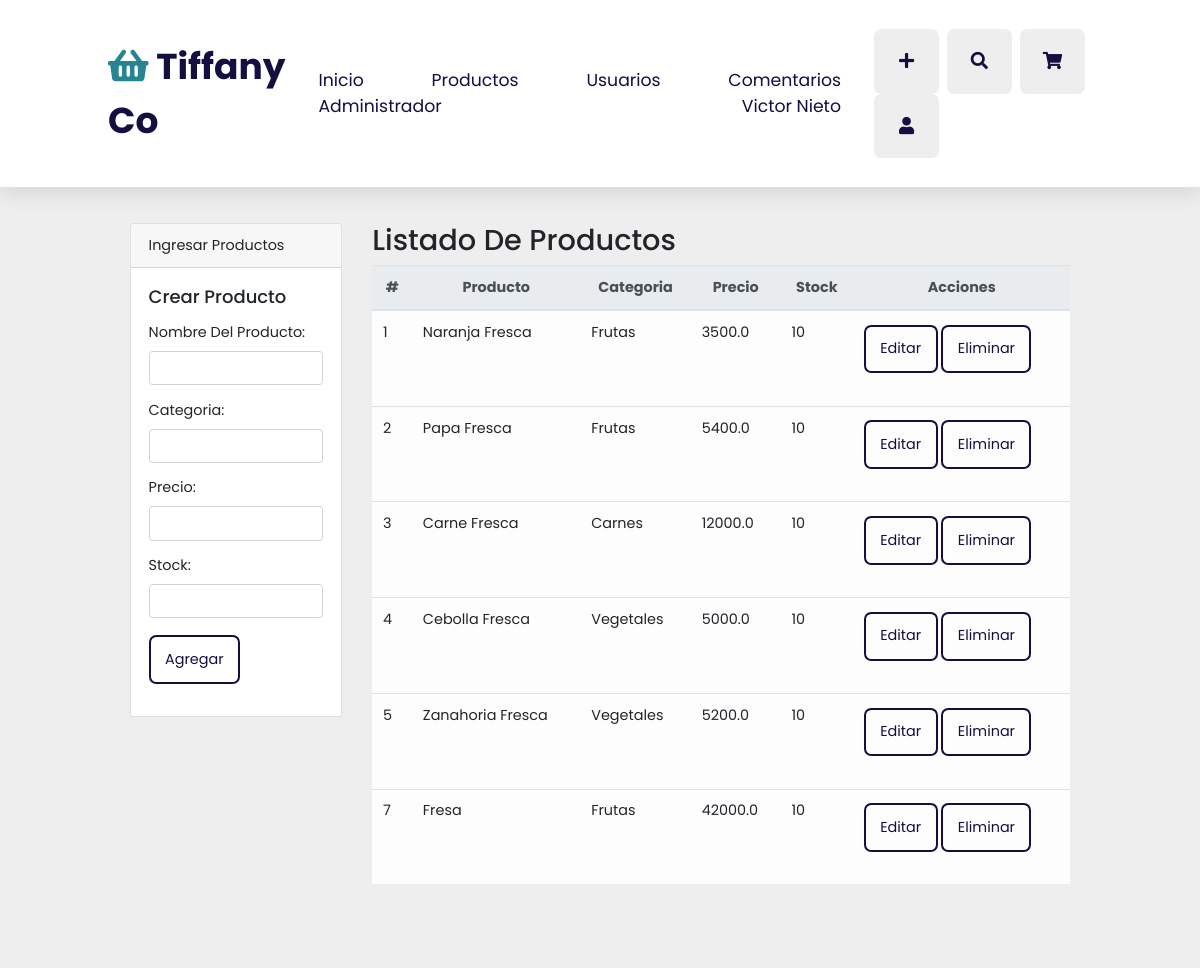
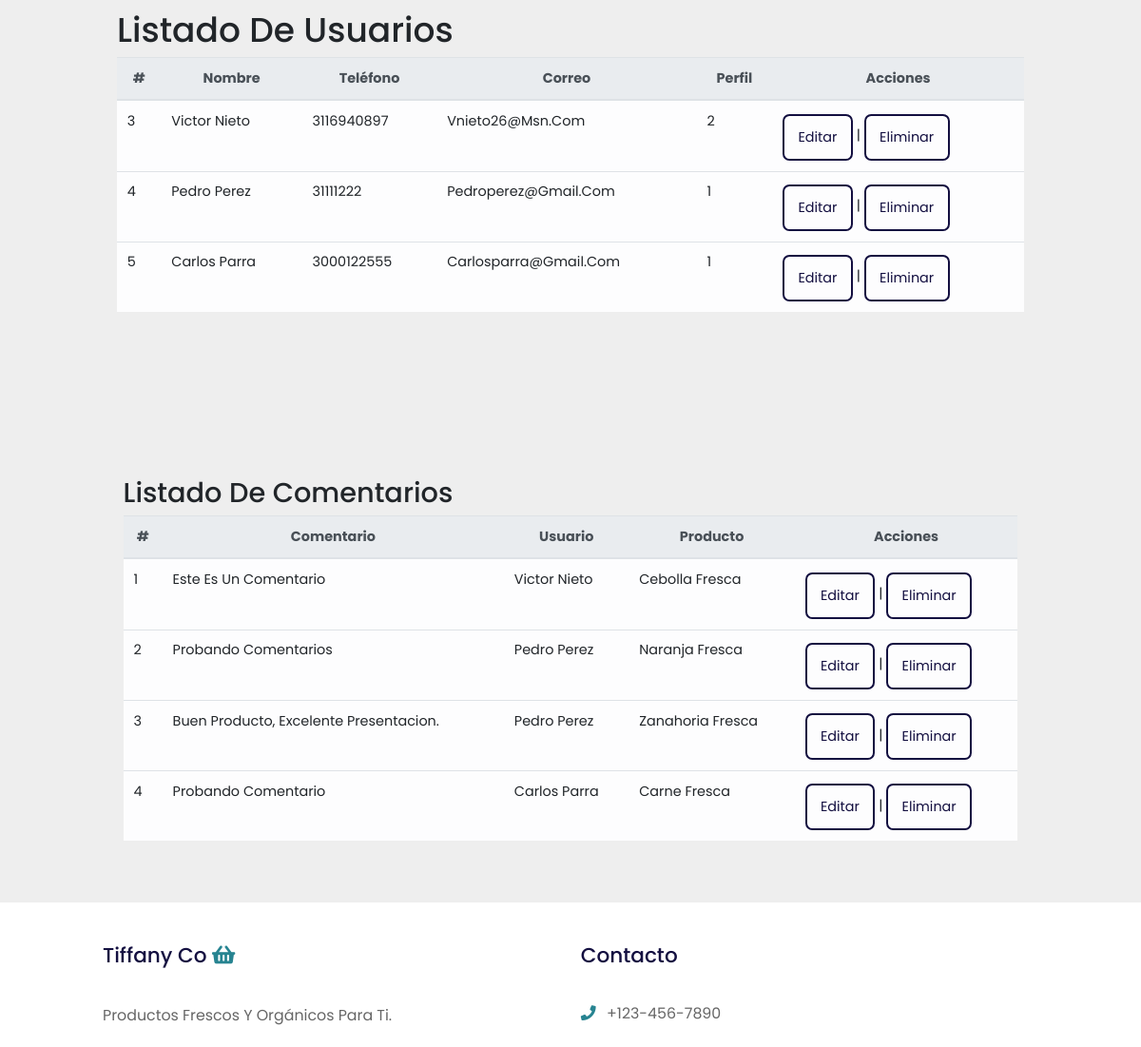
The page /home (signed in, upper part) on the database as committed earlier (2 pictures, top to bottom).
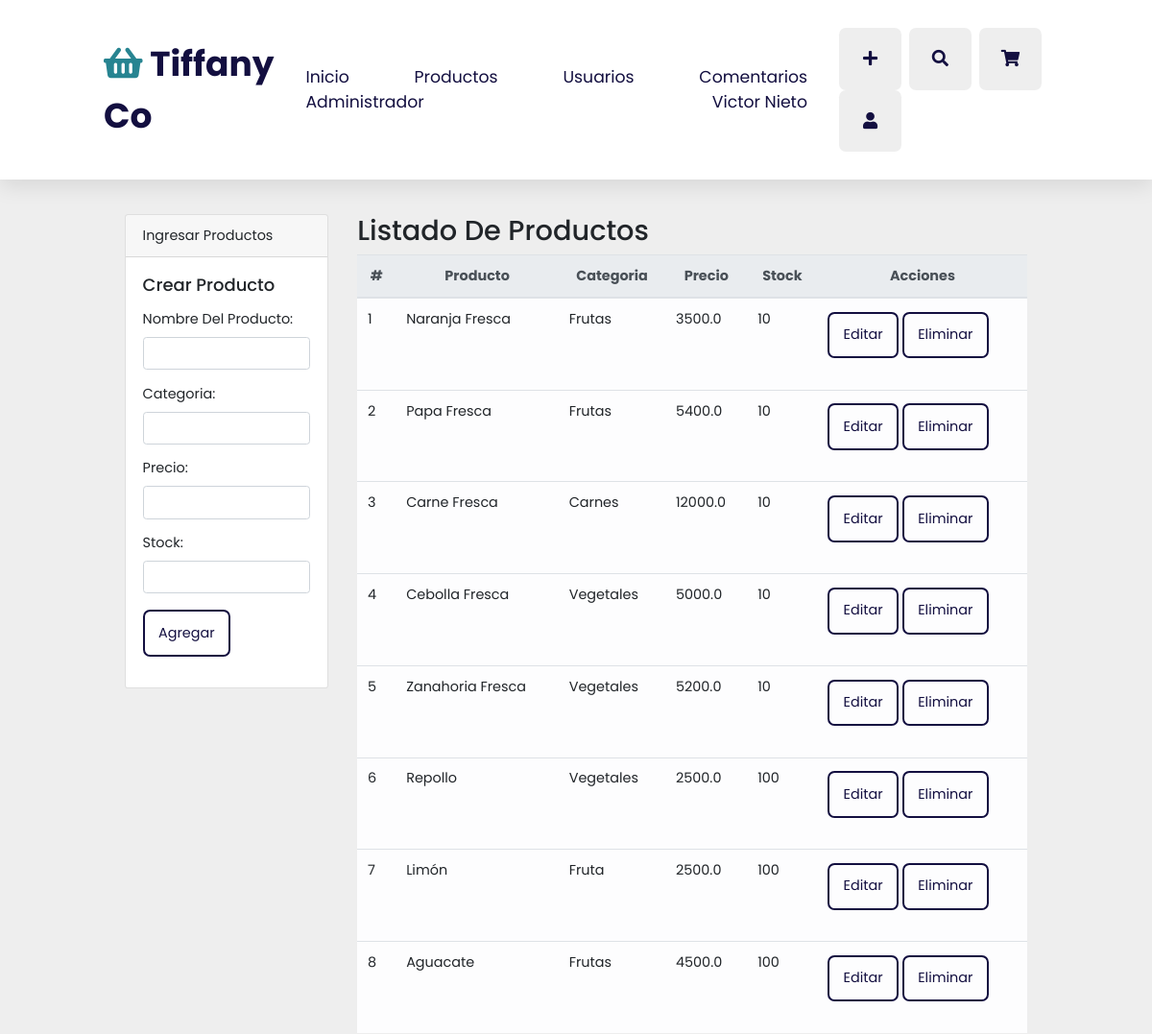
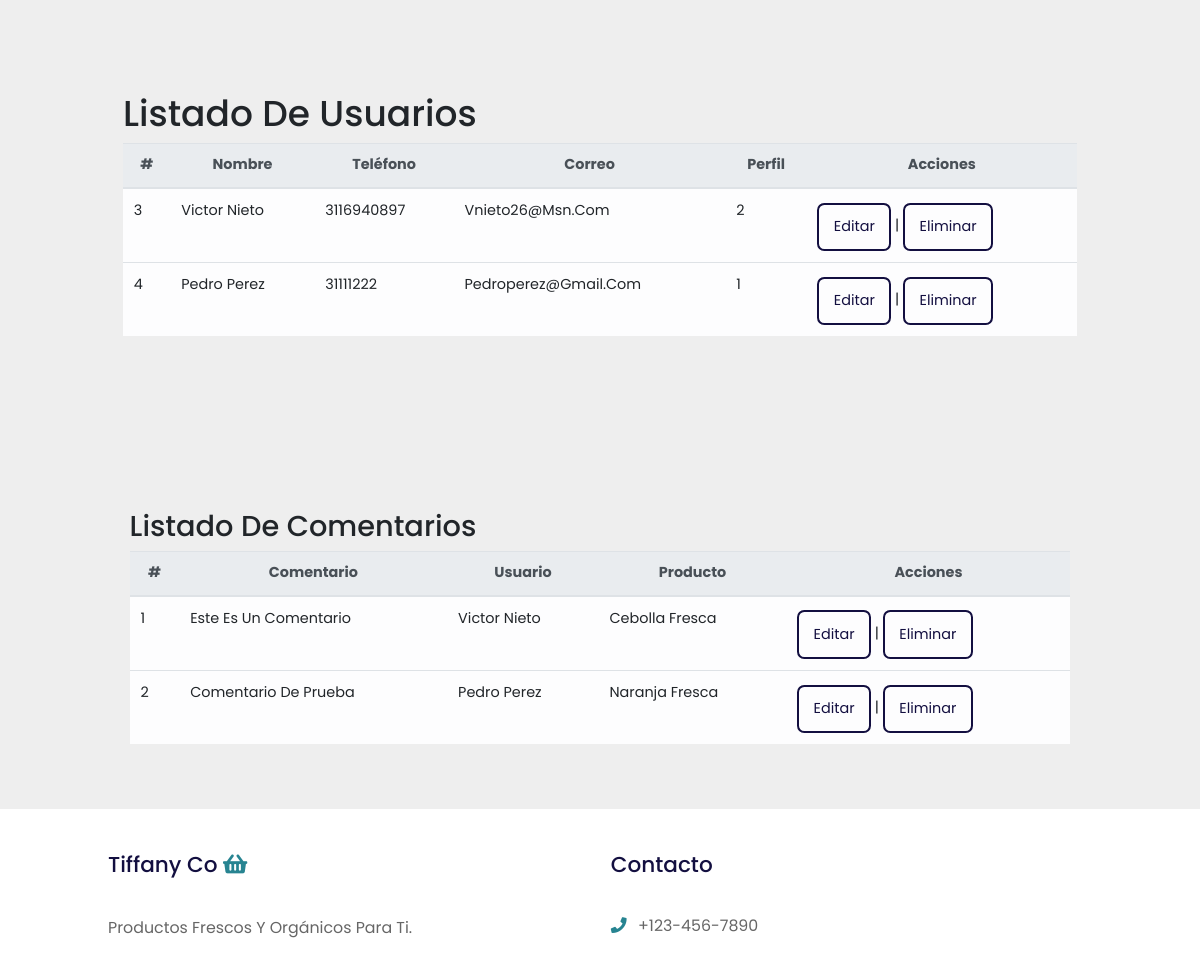
The same page on the database as committed later (2 pictures, top to bottom).
### app.py (models this page shows)
class Products(db.Model):
    id = db.Column(db.Integer, primary_key=True)
    producto = db.Column(db.String(150), nullable=False)
    categoria = db.Column(db.String(50), nullable=False)
    precio = db.Column(db.Float, default = 0.0)
    stock = db.Column(db.Integer, default=0)
    comentario = db.relationship('Comentarios', backref='products')
    compra = db.relationship('Compras', backref='products')

class Users(db.Model):
    id = db.Column(db.Integer, primary_key=True)
    nombre = db.Column(db.String(150), nullable=False)
    telefono = db.Column(db.String(20), nullable=False)
    email = db.Column(db.String(100), unique=True, nullable=False)
    password = db.Column(db.String(80), nullable=False)
    perfil = db.Column(db.String(1), default='1')
    comentario = db.relationship("Comentarios", backref="users")
    compra = db.relationship('Compras', backref='users')

class Comentarios(db.Model):
    id = db.Column(db.Integer, primary_key=True)
    comentario = db.Column(db.String(300), nullable=False)
    id_user = db.Column(db.Integer, db.ForeignKey('users.id'), nullable=False)
    id_producto = db.Column(db.Integer, db.ForeignKey('products.id'), nullable=False)

### app.py (the view)
@ app.route('/home')
def home():
    if 'username' in session:
        productos = Products.query.all()
        users = Users.query.all()
        comentarios = Comentarios.query.all()
        return render_template('home.html', productos=productos, users=users, comentarios= comentarios)
    return redirect(url_for('inicio'))

### templates/home.html (shortened to what the changed rows need)
<!DOCTYPE html>
<html lang="en">
<head>
    <link rel="stylesheet" href="https://unpkg.com/swiper@7/swiper-bundle.min.css" />
    <link rel="stylesheet" href="https://cdnjs.cloudflare.com/ajax/libs/font-awesome/5.15.4/css/all.min.css">
    <link rel="stylesheet" href="https://maxcdn.bootstrapcdn.com/bootstrap/4.0.0/css/bootstrap.min.css">
    <link rel="stylesheet" href="{{url_for('static', filename='css/style.css') }}">
</head>
<body>
    <header class="header">
        <nav class="navbar">
            <a href="{{url_for('home')}}">Inicio</a>
            <a href="#products">Productos</a>
            <a href="#usuarios">Usuarios</a>
            <a href="#review">Comentarios</a>
            <a href="#Products">Administrador</a>
            <a href="{{url_for('home')}}">{{session['username']}}</a>
        </nav>
    </header>
    <section class="features">
        <div class="container mt-5">
            <h1>Gestión Tiffany co</h1>
        </div>
    </section>
    <section class="products" id="products">
        <div class="container p-4 mt-4">
            <div class="row">
                <div class="col-9">
                    <h2>Listado de Productos</h2>
                    <table class="table table-light">
                        <thead class="thead-light">
                            <tr style="text-align: center">
                                <th>#</th>
                                <th>Producto</th>
                                <th>Categoria</th>
                                <th>Precio</th>
                                <th>Stock</th>
                                <th>Acciones</th>
                            </tr>
                        </thead>
                        <tbody>
                            {% for product in productos %}
                            <tr>
                                <td>{{product.id}}</td>
                                <td>{{product.producto}}</td>
                                <td>{{product.categoria}}</td>
                                <td>{{product.precio}}</td>
                                <td>{{product.stock}}</td>
                                <td>
                                    <a href="" class="btn btn-default btn-rounded mb-4" data-toggle="modal"
                                        data-target="#modaleditproduct{{product.id}}">Editar</a>
                                    <a onclick="return confirm('¿Desea borrar el producto?')"
                                        class="btn btn-danger btn-default btn-rounded mb-4"
                                        href="{{url_for('delete_product', id=product.id)}}">Eliminar</a>
                                </td>
                            </tr>
                            {% endfor %}
                        </tbody>
                    </table>
                </div>
            </div>
        </div>
    </section>
    <section class="usuarios" id="usuarios">
        <div class="container">
            <div class="row">
                <div class="col">
                    <h1>Listado de Usuarios</h1>
                    <table class="table table-light">
                        <thead class="thead-light">
                            <tr style="text-align: center">
                                <th>#</th>
                                <th>Nombre</th>
                                <th>Teléfono</th>
                                <th>Correo</th>
                                <th>Perfil</th>
                                <th>Acciones</th>
                            </tr>
                        </thead>
                        <tbody>
                            {% for user in users %}
                            <tr>
                                <td>{{user.id}}</td>
                                <td>{{user.nombre}}</td>
                                <td>{{user.telefono}}</td>
                                <td>{{user.email}}</td>
                                <td>{{user.perfil}}</td>
                                <td>
                                    <a class="btn btn-warning" href="/home/edit_user/{{user.id}}">Editar</a> |
                                    <a onclick="return confirm('¿Desea borrar el producto?')" class="btn btn-danger"
                                        href="/home/delete_user/{{user.id}}">Eliminar</a>
                                </td>
                            </tr>
                            {% endfor %}
                        </tbody>
                    </table>
                </div>
            </div>
        </div>
    </section>
    <section class="review" id="review">
        <div class="container p-4 mt-4">
            <div class="row">
                <div class="col">
                    <h2>Listado de Comentarios</h2>
                    <table class="table table-light">
                        <thead class="thead-light">
                            <tr style="text-align: center">
                                <th>#</th>
                                <th>Comentario</th>
                                <th>Usuario</th>
                                <th>Producto</th>
                                <th>Acciones</th>
                            </tr>
                        </thead>
                        <tbody>
                            {% for comenta in comentarios %}
                            <tr>
                                <td>{{comenta.id}}</td>
                                <td>{{comenta.comentario}}</td>
                                <td>{{comenta.users.nombre}}</td>
                                <td>{{comenta.products.producto}}</td>
                                <td>
                                    <a class="btn btn-warning" href="/home/edit_comenta/{{comenta.id}}">Editar</a> |
                                    <a onclick="return confirm('¿Desea borrar el producto?')" class="btn btn-danger"
                                        href="/home/delete_comenta/{{comenta.id}}">Eliminar</a>
                                </td>
                            </tr>
                            {% endfor %}
                        </tbody>
                    </table>
                </div>
            </div>
        </div>
    </section>
</body>
</html>

Rows that differ between the two databases and show on the page:
removed Users: id "5", nombre "Carlos Parra", telefono "3000122555", email "Carlosparra@gmail.com", perfil "1"
removed Comentarios: id "3", comentario "Buen Producto, Excelente Presentacion.", users.nombre "Pedro Perez", products.producto "Zanahoria Fresca"
removed Comentarios: id "4", comentario "Probando Comentario", users.nombre "Carlos Parra", products.producto "Carne Fresca"
added Products: id "6", producto "Repollo", categoria "Vegetales", precio "2500.0", stock "100"
changed Products id 7: producto "Fresa" → "Limón"; categoria "Frutas" → "Fruta"; precio "42000.0" → "2500.0"; stock "10" → "100"
added Products: id "8", producto "Aguacate", categoria "Frutas", precio "4500.0", stock "100"
changed Comentarios "Pedro Perez": comentario "Probando Comentarios" → "Comentario De Prueba"
